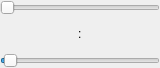
<?xml version="1.0" encoding="UTF-8"?>
<ui version="4.0">
 <class>DoubleSlider</class>
 <widget class="QWidget" name="DoubleSlider">
  <property name="geometry">
   <rect>
    <x>0</x>
    <y>0</y>
    <width>160</width>
    <height>68</height>
   </rect>
  </property>
  <property name="windowTitle">
   <string>Form</string>
  </property>
  <layout class="QGridLayout" name="gridLayout">
   <property name="leftMargin">
    <number>0</number>
   </property>
   <property name="topMargin">
    <number>0</number>
   </property>
   <property name="rightMargin">
    <number>0</number>
   </property>
   <property name="bottomMargin">
    <number>0</number>
   </property>
   <property name="horizontalSpacing">
    <number>2</number>
   </property>
   <property name="verticalSpacing">
    <number>0</number>
   </property>
   <item row="1" column="0">
    <spacer name="horizontalSpacer">
     <property name="orientation">
      <enum>Qt::Orientation::Horizontal</enum>
     </property>
     <property name="sizeHint" stdset="0">
      <size>
       <width>40</width>
       <height>20</height>
      </size>
     </property>
    </spacer>
   </item>
   <item row="1" column="2">
    <widget class="QLabel" name="label_2">
     <property name="sizePolicy">
      <sizepolicy hsizetype="Minimum" vsizetype="Preferred">
       <horstretch>0</horstretch>
       <verstretch>0</verstretch>
      </sizepolicy>
     </property>
     <property name="text">
      <string>:</string>
     </property>
    </widget>
   </item>
   <item row="1" column="3">
    <widget class="QLabel" name="botLabel">
     <property name="minimumSize">
      <size>
       <width>60</width>
       <height>0</height>
      </size>
     </property>
     <property name="text">
      <string/>
     </property>
    </widget>
   </item>
   <item row="1" column="1">
    <widget class="QLabel" name="topLabel">
     <property name="minimumSize">
      <size>
       <width>60</width>
       <height>0</height>
      </size>
     </property>
     <property name="text">
      <string/>
     </property>
     <property name="alignment">
      <set>Qt::AlignmentFlag::AlignRight|Qt::AlignmentFlag::AlignTrailing|Qt::AlignmentFlag::AlignVCenter</set>
     </property>
    </widget>
   </item>
   <item row="1" column="4">
    <spacer name="horizontalSpacer_2">
     <property name="orientation">
      <enum>Qt::Orientation::Horizontal</enum>
     </property>
     <property name="sizeHint" stdset="0">
      <size>
       <width>40</width>
       <height>20</height>
      </size>
     </property>
    </spacer>
   </item>
   <item row="0" column="0" colspan="5">
    <widget class="QSlider" name="topSlider">
     <property name="orientation">
      <enum>Qt::Orientation::Horizontal</enum>
     </property>
    </widget>
   </item>
   <item row="2" column="0" colspan="5">
    <widget class="QSlider" name="botSlider">
     <property name="minimum">
      <number>0</number>
     </property>
     <property name="value">
      <number>2</number>
     </property>
     <property name="orientation">
      <enum>Qt::Orientation::Horizontal</enum>
     </property>
    </widget>
   </item>
  </layout>
 </widget>
 <resources/>
 <connections/>
</ui>
